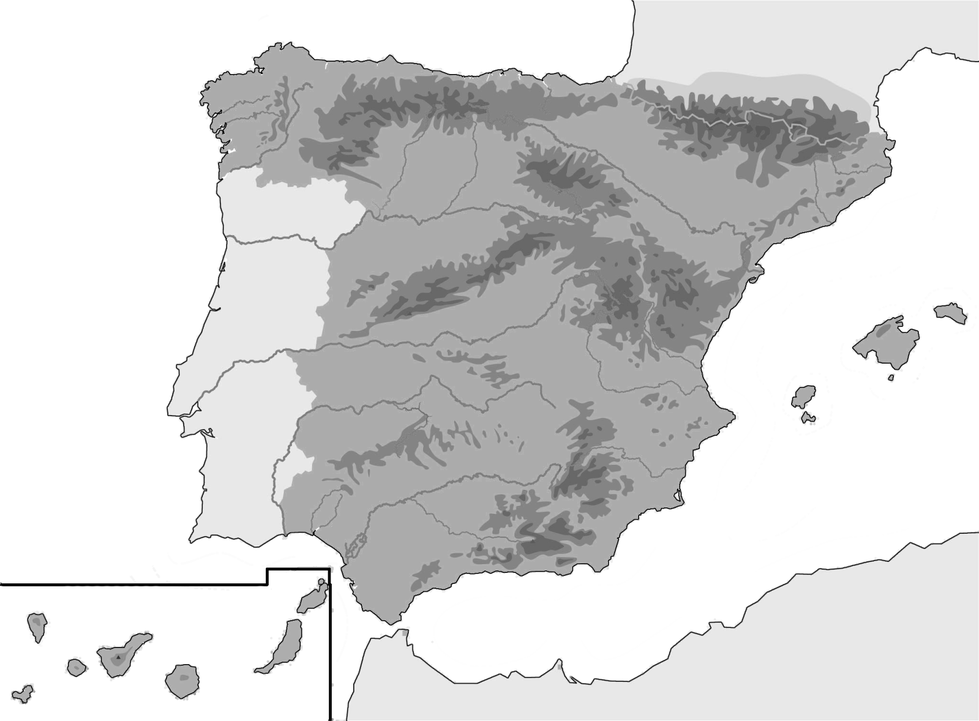
%> input picture Práctica 1 - Imágenes en Matlab/ivc_practica1_imagenes/mapa.png, 979 x 721 px, shrunk from 1599 x 1178 before the run
$ octave Untitled.m   (GNU Octave 9; MATLAB toolbox functions it lacks are replaced by stand-ins)
%> lines starting %> are read from the running program, lines starting %| are printed output that depends on the picture; in (x1, y1, x2, y2) boxes, pixels count from 0 and x2, y2 are one past the last pixel; in counts of white or black regions, pixels touching at a corner belong together; the program's own positions count from 1

%ejercicio 2
mapa=imread('ivc_practica1_imagenes/mapa.png');
%> mapa is the input picture: size 721x979x3 uint8; min 0, max 255, mean 215.7
mapaGris=rgb2gray(mapa);
mapaBinario=imbinarize(mapaGris);
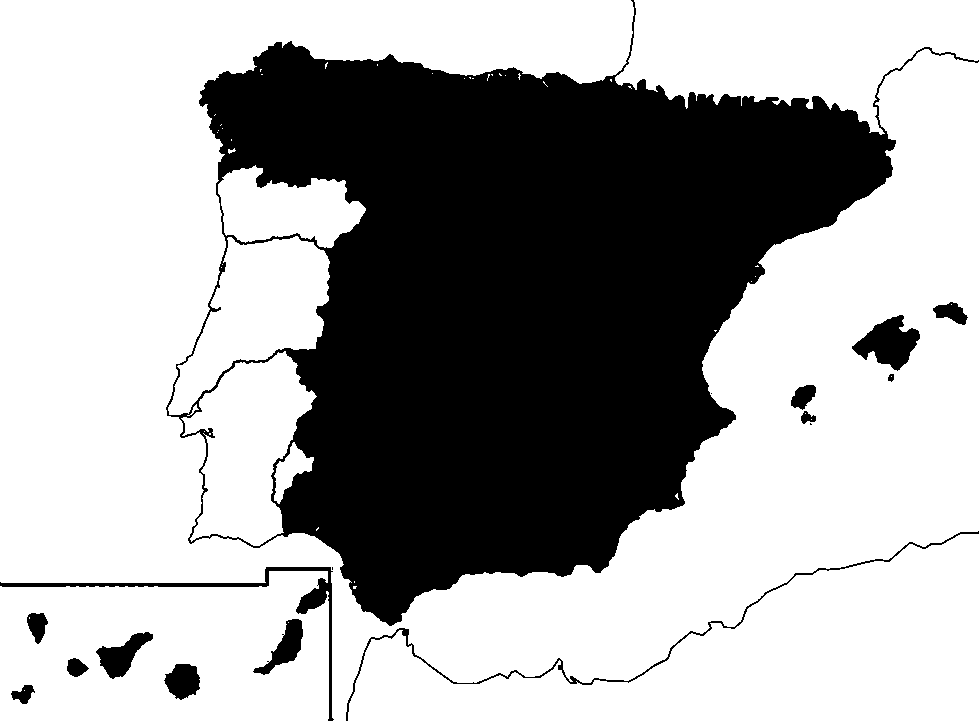
%> mapaBinario: size 721x979 logical; 65.4% white; 17 black regions (3 under 20 px), largest, box (x1, y1, x2, y2) and area: (166, 0, 979, 626) 232936, (0, 567, 334, 721) 2385, (852, 315, 920, 371) 2042
imshow(mapaBinario);
%Usamos el elemento estructurante de disco con radio = 30
SE=strel('disk',30);
%Bottom-hat
cierre=imclose(mapaBinario,SE);
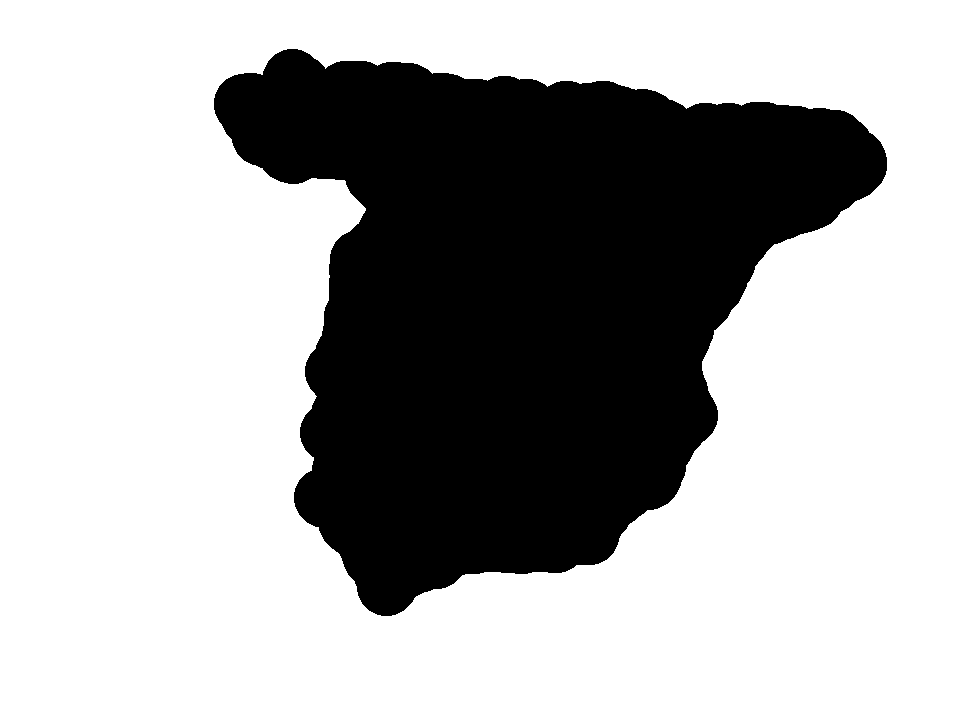
%> cierre: size 721x979 logical; 68.6% white; 1 black region, box (x1, y1, x2, y2) and area: (214, 49, 887, 616) 221307
imshow(cierre);
BH=imbothat(mapaBinario,SE);
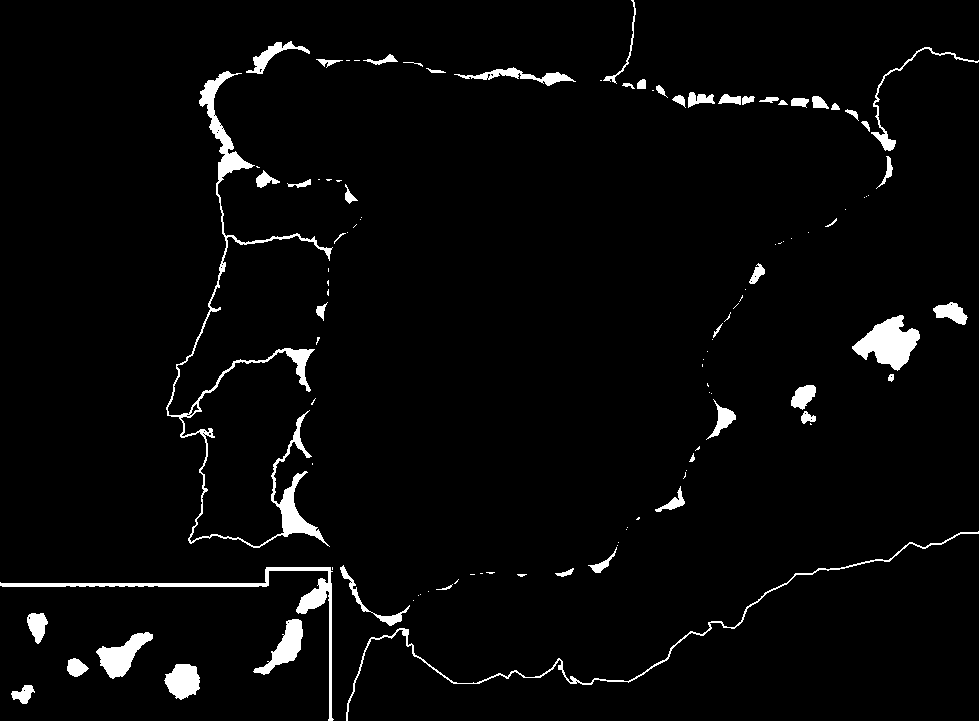
%> BH: size 721x979 logical; 3.2% white; 109 white regions (56 under 20 px), largest, box (x1, y1, x2, y2) and area: (166, 71, 333, 548) 5487, (0, 567, 334, 721) 2385, (852, 315, 920, 371) 2042
imshow(BH);
%Rellenamos los agujeros del mapa binario
mapaSinIslas=imfill(mapaBinario,'holes');
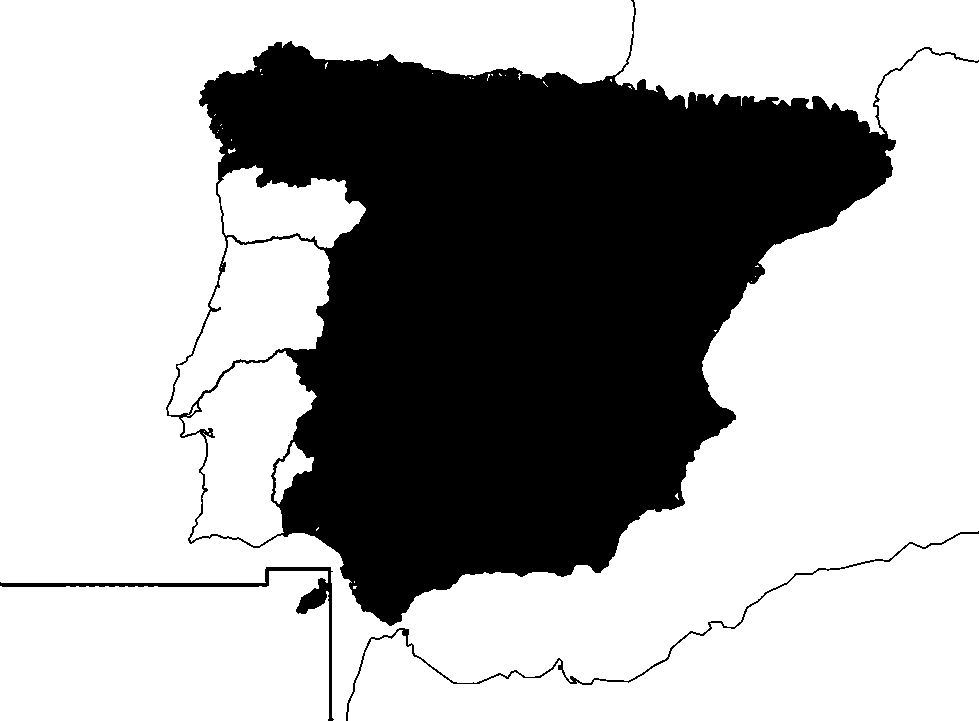
%> mapaSinIslas: size 721x979 logical; 66.4% white; 3 black regions, box (x1, y1, x2, y2) and area: (166, 0, 979, 626) 232936, (0, 567, 334, 721) 2384, (346, 531, 979, 721) 1628
BH2=imbothat(mapaSinIslas,SE);
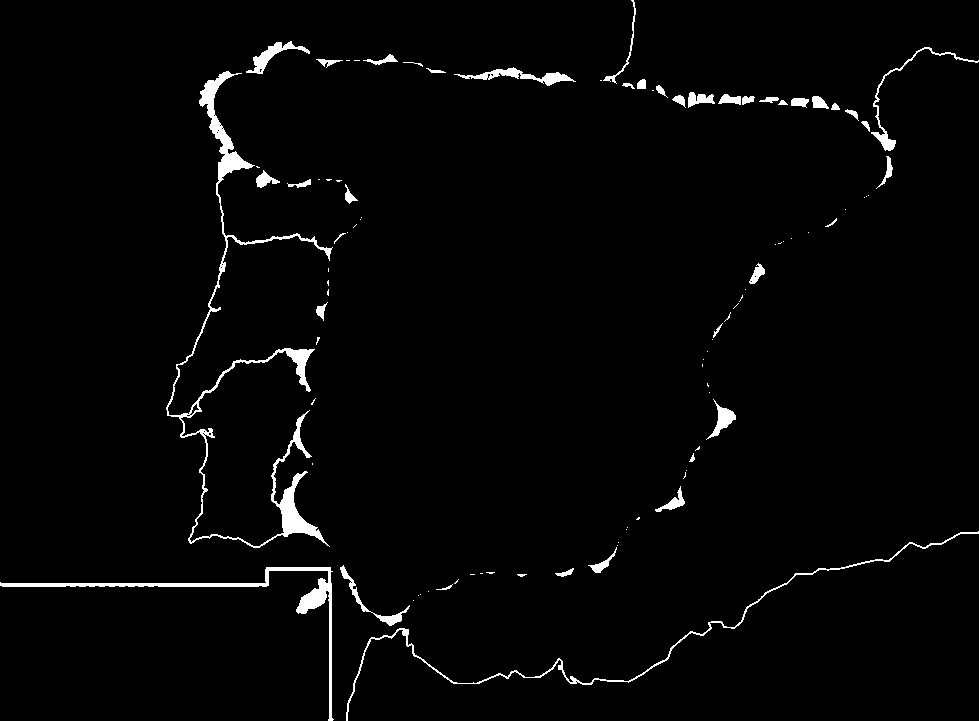
%> BH2: size 721x979 logical; 2.2% white; 95 white regions (53 under 20 px), largest, box (x1, y1, x2, y2) and area: (166, 71, 333, 548) 5487, (0, 567, 334, 721) 2384, (346, 531, 979, 721) 1628
%La diferencia será el resultado
resultado=BH-BH2;
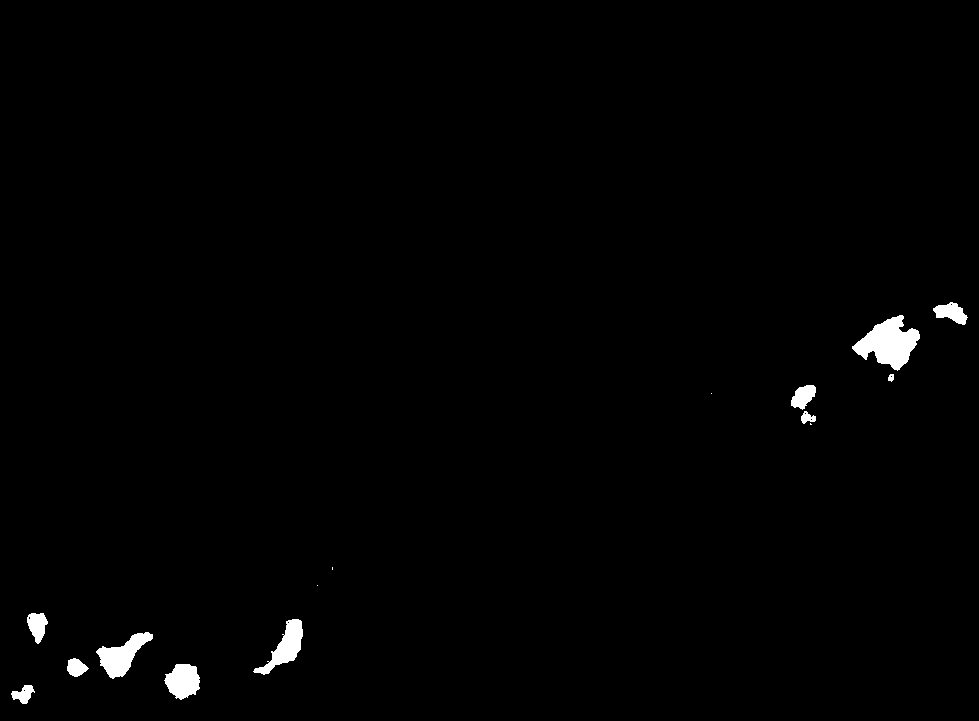
%> resultado: size 721x979 double; values 0 (black) and 1 (white), 1% white; 15 white regions (4 under 20 px), largest, box (x1, y1, x2, y2) and area: (852, 315, 920, 371) 2042, (96, 632, 153, 679) 1192, (253, 619, 303, 675) 1049
figure, imshow(resultado);

$ run again, with Práctica 1 - Imágenes en Matlab/ivc_practica1_imagenes/bean2.png copied over Práctica 1 - Imágenes en Matlab/ivc_practica1_imagenes/mapa.png
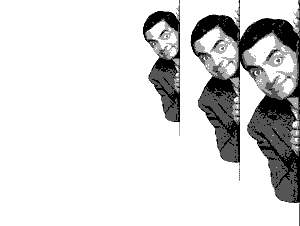
%> input picture Práctica 1 - Imágenes en Matlab/ivc_practica1_imagenes/bean2.png, 300 x 226 px
%> mapa is the input picture: size 226x300 uint8; min 0, max 255, mean 216.7
%> `mapaBinario=imbinarize(mapaGris);`:
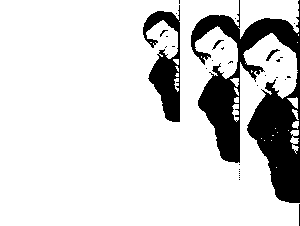
%> mapaBinario: size 226x300 logical; 83.5% white; 31 black regions (26 under 20 px), largest, box (x1, y1, x2, y2) and area: (191, 0, 300, 203) 9014, (143, 5, 180, 122) 1986, (266, 49, 280, 61) 49, (212, 40, 224, 50) 32, (299, 204, 300, 226) 22
%> cierre: size 226x300 logical; 98.7% white; 2 black regions, box (x1, y1, x2, y2) and area: (285, 0, 300, 203) 853, (299, 204, 300, 226) 22
%> BH: size 226x300 logical; 15.2% white; 39 white regions (34 under 20 px), largest, box (x1, y1, x2, y2) and area: (191, 0, 299, 163) 4910, (247, 79, 299, 203) 3222, (143, 5, 180, 122) 1986, (266, 49, 280, 61) 49, (212, 40, 224, 50) 32
%> mapaSinIslas: size 226x300 logical; 86.7% white; 3 black regions (1 under 20 px), largest, box (x1, y1, x2, y2) and area: (191, 0, 300, 203) 9004, (299, 204, 300, 226) 22
%> BH2: size 226x300 logical; 12% white; 11 white regions (9 under 20 px), largest, box (x1, y1, x2, y2) and area: (191, 0, 299, 163) 4902, (247, 79, 299, 203) 3220
%> `resultado=BH-BH2;`:
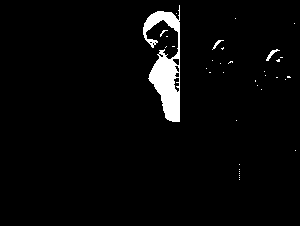
%> resultado: size 226x300 double; values 0 (black) and 1 (white), 3.2% white; 36 white regions (33 under 20 px), largest, box (x1, y1, x2, y2) and area: (143, 5, 180, 122) 1986, (266, 49, 280, 61) 49, (212, 40, 224, 50) 32

$ run again, with Práctica 1 - Imágenes en Matlab/ivc_practica1_imagenes/despiste_ua.png copied over Práctica 1 - Imágenes en Matlab/ivc_practica1_imagenes/mapa.png
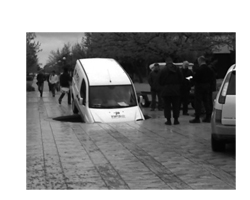
%> input picture Práctica 1 - Imágenes en Matlab/ivc_practica1_imagenes/despiste_ua.png, 250 x 200 px
%> mapa is the input picture: size 200x250 uint8; min 1, max 255, mean 147.3
%> `mapaBinario=imbinarize(mapaGris);`:
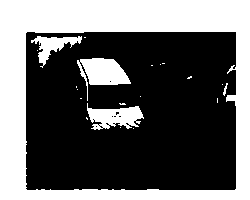
%> mapaBinario: size 200x250 logical; 39.4% white; 21 white regions (16 under 20 px), largest, box (x1, y1, x2, y2) and area: (0, 0, 250, 200) 17026, (77, 58, 131, 101) 1090, (87, 103, 144, 130) 902, (31, 36, 82, 68) 589, (223, 83, 228, 96) 27
%> cierre: size 200x250 logical; 62.6% white; 1 black region, box (x1, y1, x2, y2) and area: (26, 73, 236, 190) 18710
%> `BH=imbothat(mapaBinario,SE);`:
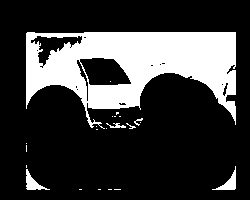
%> BH: size 200x250 logical; 23.2% white; 22 white regions (17 under 20 px), largest, box (x1, y1, x2, y2) and area: (26, 32, 236, 129) 11092, (26, 169, 50, 190) 189, (212, 166, 236, 190) 186, (106, 123, 126, 128) 51, (134, 118, 143, 126) 26
%> mapaSinIslas: size 200x250 logical; every value is 1
%> BH2: size 200x250 logical; every value is 0
